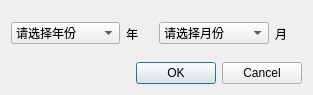
<?xml version="1.0" encoding="UTF-8"?>
<ui version="4.0">
 <class>Dialog</class>
 <widget class="QDialog" name="Dialog">
  <property name="geometry">
   <rect>
    <x>0</x>
    <y>0</y>
    <width>313</width>
    <height>95</height>
   </rect>
  </property>
  <property name="windowTitle">
   <string>Dialog</string>
  </property>
  <layout class="QVBoxLayout" name="verticalLayout">
   <item>
    <layout class="QHBoxLayout" name="horizontalLayout" stretch="4,1,4,1">
     <item>
      <widget class="QComboBox" name="comboBox">
       <item>
        <property name="text">
         <string>请选择年份</string>
        </property>
       </item>
      </widget>
     </item>
     <item>
      <widget class="QLabel" name="label">
       <property name="text">
        <string>年</string>
       </property>
      </widget>
     </item>
     <item>
      <widget class="QComboBox" name="comboBox_2">
       <item>
        <property name="text">
         <string>请选择月份</string>
        </property>
       </item>
      </widget>
     </item>
     <item>
      <widget class="QLabel" name="label_2">
       <property name="text">
        <string>月</string>
       </property>
      </widget>
     </item>
    </layout>
   </item>
   <item>
    <widget class="QDialogButtonBox" name="buttonBox">
     <property name="orientation">
      <enum>Qt::Horizontal</enum>
     </property>
     <property name="standardButtons">
      <set>QDialogButtonBox::Cancel|QDialogButtonBox::Ok</set>
     </property>
    </widget>
   </item>
  </layout>
 </widget>
 <resources/>
 <connections>
  <connection>
   <sender>buttonBox</sender>
   <signal>accepted()</signal>
   <receiver>Dialog</receiver>
   <slot>accept()</slot>
   <hints>
    <hint type="sourcelabel">
     <x>248</x>
     <y>254</y>
    </hint>
    <hint type="destinationlabel">
     <x>157</x>
     <y>274</y>
    </hint>
   </hints>
  </connection>
  <connection>
   <sender>buttonBox</sender>
   <signal>rejected()</signal>
   <receiver>Dialog</receiver>
   <slot>reject()</slot>
   <hints>
    <hint type="sourcelabel">
     <x>316</x>
     <y>260</y>
    </hint>
    <hint type="destinationlabel">
     <x>286</x>
     <y>274</y>
    </hint>
   </hints>
  </connection>
 </connections>
</ui>
